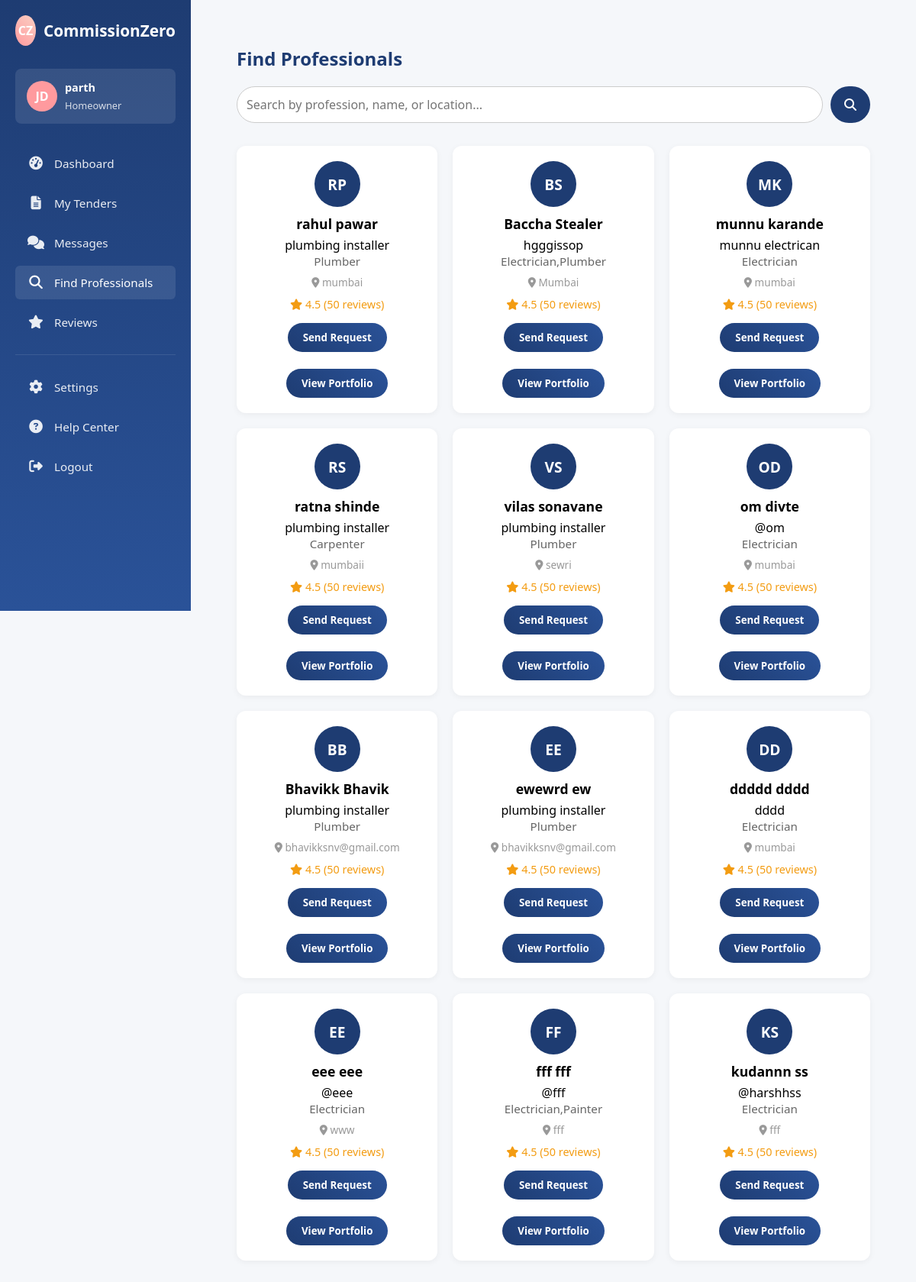
Page /find_professionals/ (signed in) on the committed database.
### CommissionZeroApp/models.py (models this page shows, shortened)
class ProviderProfile(models.Model):
    SERVICE_CHOICES = [
        ('electrician', 'Electrician'),
        ('plumber', 'Plumber'),
        ('painter', 'Painter'),
        ('carpenter', 'Carpenter'),
        ('solar-electrician', 'Solar Electrician'),
    ]
    STATUS_CHOICES = [
        ('pending', 'Pending'),
        ('approved', 'Approved'),
        ('suspended', 'Suspended'),
    ]
    status = models.CharField(max_length=20, choices=STATUS_CHOICES, default='pending')
    user = models.OneToOneField(User, on_delete=models.CASCADE)
    phone = models.CharField(max_length=15)
    business_name = models.CharField(max_length=100, blank=True)
    categories = models.CharField(max_length=255)  # CSV of categories
    location = models.CharField(max_length=255)
    services_offered = models.TextField(blank=True)
    experience = models.CharField(max_length=50, blank=True)

### CommissionZeroApp/views.py (the view)
# urls.py: path('find_professionals/', views.find_professionals, name='find_professionals'),
@role_required(['customer'])
def find_professionals(request):
    providers = ProviderProfile.objects.select_related('user').all()
    context = {
        'providers': providers
    }
    return render(request, 'CommissionZeroApp/customer/find_professionals.html', context)

### CommissionZeroApp/context_processors.py (called while the page is built)
def provider_avg_rating(request):
    if request.user.is_authenticated and hasattr(request.user, 'role') and request.user.role == 'provider':
        avg_rating = Review.objects.filter(provider=request.user).aggregate(avg=Avg('rating'))['avg']
        return {'avg_rating': round(avg_rating or 0, 1)}
    return {}

### CommissionZeroApp/templates/CommissionZeroApp/customer/find_professionals.html (shortened to what this page needs)
{% block content %}
{% load static %}
<!DOCTYPE html>
<html lang="en">
<head>
  <link rel="stylesheet" href="{% static 'css/customer/sidebar_customer.css' %}">
  <link rel="stylesheet" href="{% static 'css/customer/find_professionals.css' %}">
  <link rel="stylesheet" href="https://cdnjs.cloudflare.com/ajax/libs/font-awesome/6.4.0/css/all.min.css">
</head>
<body>
  {% include "sidebar_customer.html" %}
  <div class="main-content">
    <div class="find-pro-container">
      <h2>Find Professionals</h2>
      <div class="search-bar">
        <input type="text" placeholder="Search by profession, name, or location...">
        <button><i class="fas fa-search"></i></button>
      </div>
      <div class="pro-grid">
        {% for provider in providers %}
          <div class="pro-card">
            <div class="avatar">
              {{ provider.user.first_name|first|upper }}{{ provider.user.last_name|first|upper }}
            </div>
            <h3>{{ provider.user.first_name }} {{ provider.user.last_name }}</h3>
            <p class="business-name">
              {% if provider.business_name %}
                {{ provider.business_name }}
              {% else %}
                @{{ provider.user.username }}
              {% endif %}
            </p>
            <p class="profession">{{ provider.categories|title }}</p>
            <p class="location"><i class="fas fa-map-marker-alt"></i> {{ provider.location }}</p>
            <div class="rating">
              <i class="fas fa-star"></i> 4.5 (50 reviews)
            </div>
            <form method="get" action="{% url 'customer_chat' username=provider.user.username %}">
              <button type="submit" class="hire-btn">Send Request</button>
          </form>
          <br>
          <form method="get" action="{% url 'view_provider_portfolio' provider.user.id %}">
            <button type="submit" class="hire-btn">View Portfolio </button>
        </form>
          </div>
        {% empty %}
          <p>No professionals available at the moment.</p>
        {% endfor %}
      </div>
    </div>
  </div>
</body>
</html>
{% endblock %}

### templates/sidebar_customer.html (shortened to what this page needs)
{% block content %}
{% load static %}
<!DOCTYPE html>
<html lang="en">
<head>
    <link rel="stylesheet" href="https://cdnjs.cloudflare.com/ajax/libs/font-awesome/6.4.0/css/all.min.css">
    <link rel="stylesheet" href="{% static 'css/customer/sidebar_customer.css' %}">
</head>
<body>
<aside class="sidebar" id="sidebar">
    <div class="brand">
        <div class="logo">CZ</div>
        <div class="brand-name">CommissionZero</div>
    </div>
    <div class="user-profile">
        <div class="user-avatar">JD</div>
        <div class="user-info">
            <h4>{{ user.username }}</h4>
            <p>Homeowner</p>
        </div>
    </div>
    <nav class="nav-menu">
        {% url 'customer_dashboard' as customer_dashboard %}
        {% url 'tender_creation' as tender_creation %}
        {% url 'my_tenders' as my_tenders %}
        {% url 'messages_customer' as messages_customer %}
        {% url 'find_professionals' as find_professionals %}
        {% url 'reviews' as reviews %}
        <a href="{{ customer_dashboard }}" class="menu-item {% if request.path == customer_dashboard or request.path == tender_creation %}active{% endif %}">
            <i class="fas fa-tachometer-alt"></i>
            <span>Dashboard</span>
        </a>
        <a href="{{ my_tenders }}" class="menu-item {% if request.path == my_tenders %}active{% endif %}">
            <i class="fas fa-file-alt"></i>
            <span>My Tenders</span>
        </a>
        <a href="{{ messages_customer }}" class="menu-item {% if request.path == messages_customer %}active{% endif %}">
            <i class="fas fa-comments"></i>
            <span>Messages</span>
        </a>
        <a href="{{ find_professionals }}" class="menu-item {% if request.path == find_professionals %}active{% endif %}">
            <i class="fas fa-search"></i>
            <span>Find Professionals</span>
        </a>
        <a href="{{ reviews }}" class="menu-item {% if request.path == reviews %}active{% endif %}">
            <i class="fas fa-star"></i>
            <span>Reviews</span>
        </a>
        <div class="divider"></div>
        <a href="/settings" class="menu-item">
            <i class="fas fa-cog"></i>
            <span>Settings</span>
        </a>
        <a href="/help_center" class="menu-item">
            <i class="fas fa-question-circle"></i>
            <span>Help Center</span>
        </a>
        <a href="{% url 'logout' %}" class="menu-item">
            <i class="fas fa-sign-out-alt"></i>
            <span>Logout</span>
        </a>
    </nav>
</aside>
</body>
</html>
{% endblock %}

### static/css/customer/sidebar_customer.css (style rules this page uses)
:root { --primary: #1e3c72; --secondary: #2a5298; --accent: #ff9a9e; --light: #f5f7fa; --dark: #333; --sidebar-width: 250px; }
* { margin: 0; padding: 0; box-sizing: border-box; font-family: 'Segoe UI', Tahoma, Geneva, Verdana, sans-serif; }
body { display: flex; background-color: var(--light); min-height: 100vh; }
.sidebar { background: linear-gradient(180deg, var(--primary), var(--secondary)); color: white; width: var(--sidebar-width); min-height: 100vh; position: fixed; top: 0; left: 0; padding: 20px; display: flex; flex-direction: column; z-index: 100; transition: all 0.3s; }
.brand { display: flex; align-items: center; margin-bottom: 30px; }
.logo { width: 40px; height: 40px; background: linear-gradient(45deg, var(--accent), #fad0c4); border-radius: 50%; display: flex; align-items: center; justify-content: center; margin-right: 10px; font-weight: bold; }
.brand-name { font-size: 1.3rem; font-weight: 700; }
.user-profile { display: flex; align-items: center; padding: 15px; background-color: rgba(255,255,255,0.1); border-radius: 8px; margin-bottom: 30px; }
.user-avatar { width: 40px; height: 40px; border-radius: 50%; background-color: var(--accent); display: flex; align-items: center; justify-content: center; margin-right: 10px; color: white; font-weight: bold; }
.user-info h4 { font-size: 0.9rem; margin-bottom: 5px; }
.user-info p { font-size: 0.8rem; opacity: 0.8; }
.nav-menu { flex-grow: 1; overflow-y: auto; }
.menu-item { display: flex; align-items: center; padding: 12px 15px; margin-bottom: 8px; border-radius: 6px; color: rgba(255,255,255,0.9); text-decoration: none; transition: all 0.3s; }
.menu-item.active, .menu-item:hover { background-color: rgba(255,255,255,0.1); color: white; }
.menu-item i { width: 24px; text-align: center; margin-right: 12px; font-size: 1.1rem; }
.menu-item span { font-size: 0.95rem; }
.divider { height: 1px; background-color: rgba(255,255,255,0.1); margin: 20px 0; }
.main-content { margin-left: var(--sidebar-width); padding: 30px; flex-grow: 1; }

### static/css/customer/find_professionals.css (style rules this page uses)
:root { --primary: #1e3c72; --secondary: #2a5298; --accent: #ff9a9e; --light: #f5f7fa; --dark: #333; }
.find-pro-container { padding: 30px; background-color: var(--light); }
.find-pro-container h2 { color: var(--primary); margin-bottom: 20px; }
.search-bar { display: flex; gap: 10px; margin-bottom: 30px; }
.search-bar input { flex: 1; padding: 12px; border: 1px solid #ccc; border-radius: 30px; outline: none; font-size: 1rem; }
.search-bar button { background-color: var(--primary); color: white; border: none; padding: 12px 18px; border-radius: 30px; cursor: pointer; font-size: 1rem; transition: background 0.3s; }
.pro-grid { display: grid; grid-template-columns: repeat(auto-fill, minmax(260px, 1fr)); gap: 20px; }
.pro-card { background-color: white; padding: 20px; border-radius: 12px; box-shadow: 0 2px 8px rgba(0,0,0,0.05); text-align: center; transition: transform 0.2s; }
.avatar { width: 60px; height: 60px; background-color: var(--primary); color: white; border-radius: 50%; font-weight: bold; font-size: 1.2rem; display: flex; align-items: center; justify-content: center; margin: 0 auto 10px auto; }
.pro-card h3 { margin: 10px 0 5px 0; font-size: 1.1rem; }
.profession { font-size: 0.95rem; color: #666; margin-bottom: 8px; }
.location { font-size: 0.85rem; color: #999; margin-bottom: 10px; }
.rating { font-size: 0.9rem; color: #f39c12; margin-bottom: 15px; }
.hire-btn { padding: 10px 20px; background: linear-gradient(45deg, var(--primary), var(--secondary)); border: none; border-radius: 30px; color: white; font-weight: bold; cursor: pointer; transition: background 0.3s; }

### rows in the picture
ProviderProfile: user.first_name|first "R", user.last_name|first "P", user.first_name "rahul", user.last_name "pawar", business_name "plumbing installer", categories "Plumber", location "mumbai"
ProviderProfile: user.first_name|first "B", user.last_name|first "S", user.first_name "Baccha", user.last_name "Stealer", business_name "hgggissop", categories "Electrician,Plumber", location "Mumbai"
ProviderProfile: user.first_name|first "M", user.last_name|first "K", user.first_name "munnu", user.last_name "karande", business_name "munnu electrican", categories "Electrician", location "mumbai"
ProviderProfile: user.first_name|first "R", user.last_name|first "S", user.first_name "ratna", user.last_name "shinde", business_name "plumbing installer", categories "Carpenter", location "mumbaii"
ProviderProfile: user.first_name|first "V", user.last_name|first "S", user.first_name "vilas", user.last_name "sonavane", business_name "plumbing installer", categories "Plumber", location "sewri"
ProviderProfile: user.first_name|first "O", user.last_name|first "D", user.first_name "om", user.last_name "divte", user.username "om", categories "Electrician", location "mumbai"
ProviderProfile: user.first_name|first "B", user.last_name|first "B", user.first_name "Bhavikk", user.last_name "Bhavik", business_name "plumbing installer", categories "Plumber", location "bhavikksnv@gmail.com"
ProviderProfile: user.first_name|first "E", user.last_name|first "E", user.first_name "ewewrd", user.last_name "ew", business_name "plumbing installer", categories "Plumber", location "bhavikksnv@gmail.com"
ProviderProfile: user.first_name|first "D", user.last_name|first "D", user.first_name "ddddd", user.last_name "dddd", business_name "dddd", categories "Electrician", location "mumbai"
ProviderProfile: user.first_name|first "E", user.last_name|first "E", user.first_name "eee", user.last_name "eee", user.username "eee", categories "Electrician", location "www"
ProviderProfile: user.first_name|first "F", user.last_name|first "F", user.first_name "fff", user.last_name "fff", user.username "fff", categories "Electrician,Painter", location "fff"
ProviderProfile: user.first_name|first "K", user.last_name|first "S", user.first_name "kudannn", user.last_name "ss", user.username "harshhss", categories "Electrician", location "fff"

### other values in the picture
{{ user.username }} "parth"
